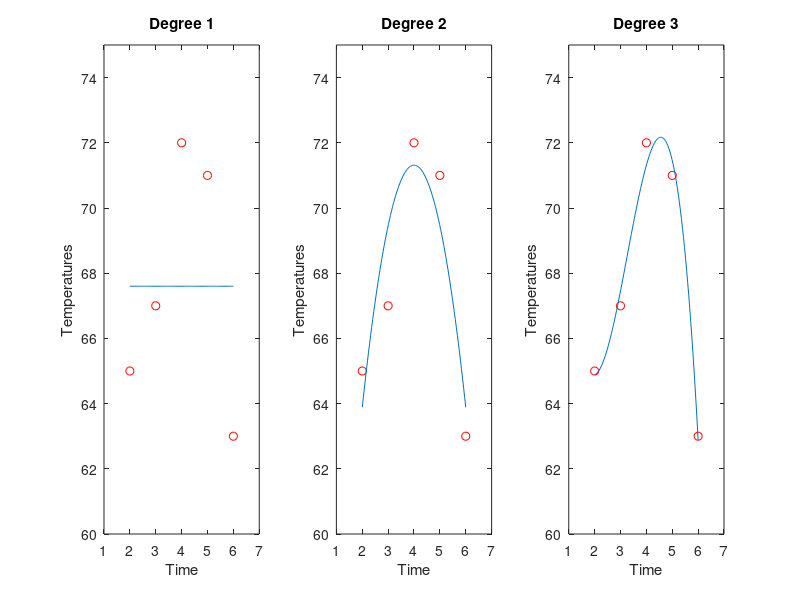

MATLAB code to generate this figure:
% Fits curves of degrees 1-3 to temperature
%  data and plots in a subplot
x = 2:6;
y = [65 67 72 71 63];
morex = linspace(min(x),max(x));
for pd = 1:3
   coefs = polyfit(x,y,pd);
   curve = polyval(coefs,morex);
   subplot(1,3,pd)
   plot(x,y,'ro',morex,curve)
   xlabel('Time')
   ylabel('Temperatures')
   title(sprintf('Degree %d',pd))
   axis([1 7 60 75])
end